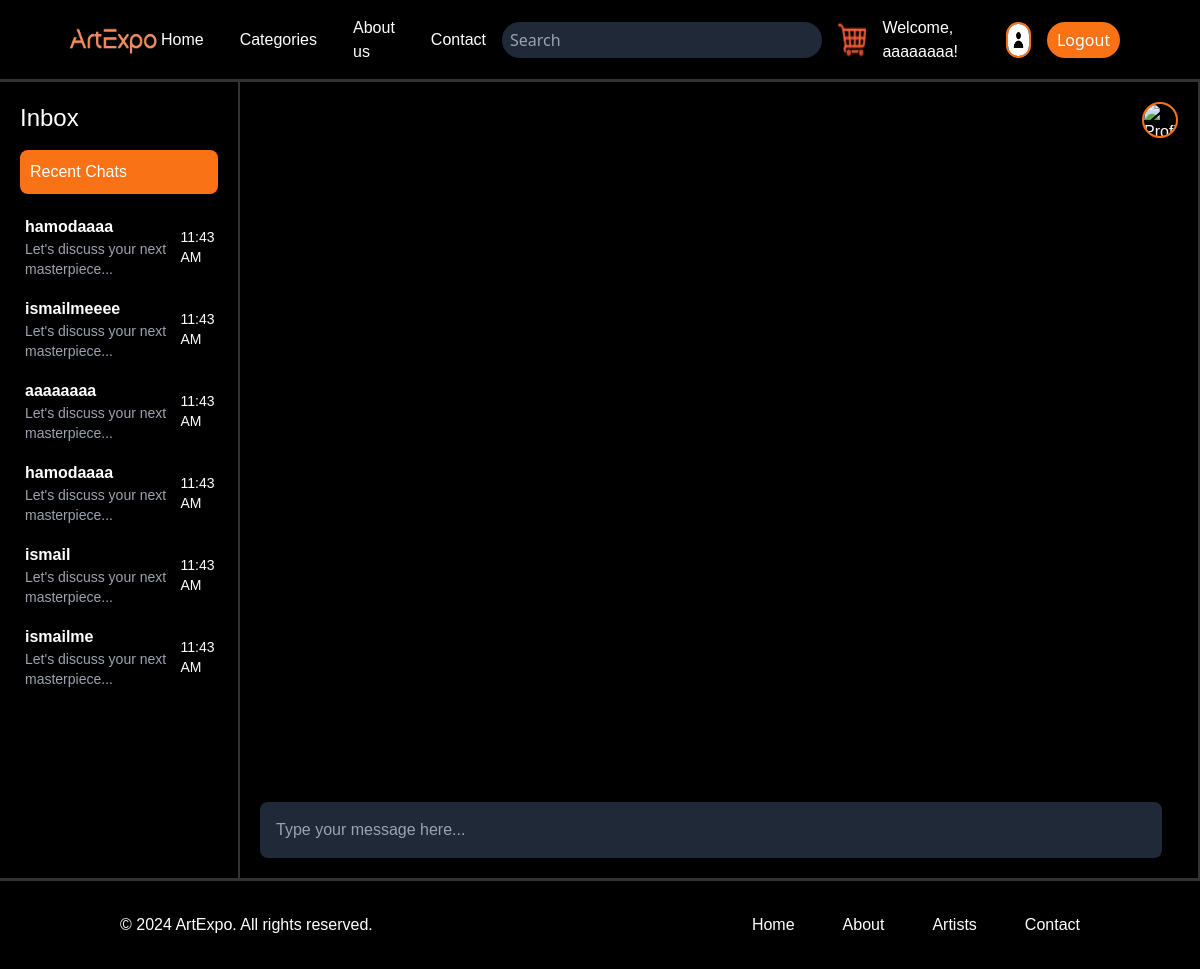
Page /view_messages/ (signed in) on the committed database.
### todo/models.py (models this page shows, shortened)
class User(AbstractUser):
    username = models.CharField(max_length=24, validators=[username_validator])
    full_name = models.CharField(max_length=50)
    address = models.CharField(max_length=25)
    email = models.EmailField(null=True)
    bio = models.TextField(max_length=300)
    password = models.CharField(max_length=100, validators=[password_validator])
    phone = models.CharField(max_length=10, validators=[phone_validator], null=True, )
    profile_picture = models.ImageField(upload_to='profile_pics/', default='profile_pics/default_profile.jpg')
    date_joined = models.DateTimeField(auto_now_add=True, null=True)
    status_choices = [
        ('basic_user', 'basic user'),
        ('pending_seller_approval', 'Pending Seller Approval'),
        ('seller', 'Seller')
    ]
    status = models.CharField(max_length=23, choices=status_choices, default='basic_user')

class Conversation(models.Model):
    user1 = models.ForeignKey(User, on_delete=models.CASCADE, related_name='conversations_as_user1', null=False)
    user2 = models.ForeignKey(User, on_delete=models.CASCADE, related_name='conversations_as_user2', null=False)
    date_joined = models.DateTimeField(auto_now_add=True, null=True)

### todo/views.py (the view)
# urls.py: path('view_messages/', views.view_messages, name='view_messages'),
def view_messages(request):
    user1 = request.user
    all_conversations = Conversation.objects.filter(
        (models.Q(user1=user1) | models.Q(user2=user1))
    )
    context = {
        'all_conversations': all_conversations
    }
    return render(request,'messages.html',context)

### templates/messages.html (shortened to what this page needs)
{% extends 'home.html' %}
{% block content2 %}
    <main>
        <div class="bg-black text-white">
            <div class="flex h-screen">
                <div class="w-1-5 p-5 overflow-y-auto border-r-2 border-t-2 border-b-2">
                    <h1 class="text-2xl mb-4">Inbox</h1>
                    <div class="message-container bg-orange-500 p-3 rounded mb-4">Recent Chats</div>
                    <div>
                        {% for convo in all_conversations %}
                            {% if convo.user2.username != user.username %}
                                <a href="{% url 'messaging' %}?member_id={{ convo.user2.id }}" >
                                    <div class="flex justify-between items-center p-3 hover-bg-gray-700 rounded mb-2 cursor-pointer transition ease-in-out">
                                        <div class="flex-col" style="padding: 5px">
                                            <span class="font-semibold"> {{ convo.user2.username }}</span>
                                            <p class="text-sm text-gray-400">Let's discuss your next masterpiece...</p>
                                        </div>
                                        <span class="text-sm">11:43 AM</span>
                                    </div>
                                </a>
                            {% else %}
                                <a href="{% url 'messaging' %}?member_id={{ convo.user1.id }}" >
                                    <div class="flex justify-between items-center p-3 hover-bg-gray-700 rounded mb-2 cursor-pointer transition ease-in-out">
                                        <div class="flex-col" style="padding: 5px">
                                            <span class="font-semibold"> {{ convo.user1.username }}</span>
                                            <p class="text-sm text-gray-400">Let's discuss your next masterpiece...</p>
                                        </div>
                                        <span class="text-sm">11:43 AM</span>
                                    </div>
                                </a>
                            {% endif %}
                        {% endfor %}
                    </div>
                </div>
                <div class="w-4-5 p-5 flex flex-col justify-between border-r-2 border-t-2 border-b-2">
                    <div class="overflow-y-auto">
                        <div class="flex justify-between items-center p-3 hover-bg-gray-700 rounded mb-2 cursor-pointer transition ease-in-out">
                            <div class="flex-col message-container ">
                            </div>
                            <a href="#">
                                <img src="..{{member2.profile_picture.url}}" class="w-9 h-9 rounded-full border-2 border-orange-500" alt="Profile Picture">
                            </a>
                        </div>
                    </div>
                    <div class="flex-1 overflow-y-auto">
                    </div>
                    <div class="mt-6">
                        <form action="" method="post">
                            <div class="flex items-center gap-4">
                                <input type="text" name="msg" placeholder="Type your message here..." required class="w-full p-4 bg-gray-800 rounded placeholder-gray-400">
                            </div>
                        </form>
                    </div>
                </div>
            </div>
        </div>
    </main>
{% endblock content2 %}

### templates/home.html (shortened to what this page needs)
<!DOCTYPE html>
<html lang="en">
<head>
    <link rel="stylesheet" href="/output.css">
</head>
<body class="bg-black">
<div class="bg-black">
    <header class="bg-black mb-0 mt-0 w-full h-20 flex items-center justify-between">
        <nav class="flex items-center justify-between w-full px-8">
        <a href="{% url 'home' %}">
            <img src="../img/sitelogo.png" alt="Logo" class="h-10"></a>
            <ul class="flex items-center space-x-4 gap-5">
                <li><a href="{% url 'home' %}" class="text-white hover:text-orange-600">Home</a></li>
                <li><a href="{% url 'categories' %}" class="text-white hover:text-orange-600">Categories</a></li>
                <li><a href="{% url 'aboutus' %}" class="text-white hover:text-orange-600">About us</a></li>
                <li><a href="{% url 'contact' %}" class="text-white hover:text-orange-600">Contact</a></li>
            </ul>
            <div class="flex items-center space-x-4 ">
            <form action="{% url 'filtering' %}" method="post">
                <input type="text" name="search" class="w-80 h-9 px-2 border-0 border-gray-300 rounded-full shadow-md bg-gray-800 text-gray-300 text-base font-sans font-normal outline-none" placeholder="Search">
            </form>
            <a href="{% url 'cart_detail' %}"><img src="/img/orange-shopping-cart-10907 (1).png" alt=""></a>
                {% if user.is_authenticated %}
                <p class="text-white hover:text-orange-600 list-none">Welcome, {{ user.username }}!</p>
                    <a href="{% url 'profile_info' %}">
                    <img src="..{{user.profile_picture.url}}" class="w-9 h-9 rounded-full border-2 border-orange-500" alt="Profile Picture">
                </a>
                <button class="w-24 h-9 px-2 border-0 rounded-full bg-orange-500 text-white text-base font-sans font-normal outline-none hover:bg-orange-600 hover:text-black list-none"><a href="{% url 'logoutuser' %}">Logout</a></button>
                 {% endif %}
            </div>
        </nav>
    </header>
    {% block content1 %}
        {% block content2 %}{% endblock content2 %}
    {% endblock content1 %}
<footer class="bg-black text-white py-8">
    <div class="container mx-auto px-8">
        <div class="flex items-center justify-between">
            <p>&copy; 2024 ArtExpo. All rights reserved.</p>
            <ul class="flex space-x-6">
                <li><a href="rtyetyer.html" class="hover:text-orange-500">Home</a></li>
                <li><a href="#" class="hover:text-orange-500">About</a></li>
                <li><a href="#" class="hover:text-orange-500">Artists</a></li>
                <li><a href="#" class="hover:text-orange-500">Contact</a></li>
            </ul>
        </div>
    </div>
</footer>
</div>
</body>
</html>

### templates/messages.html (style rules this page uses)
body { font-family: 'Arial', sans-serif; background-color: #000; color: #fff; margin: 0; padding: 0; }
header { background-color: #000; height: 80px; display: flex; align-items: center; justify-content: space-between; padding: 0 32px; border-bottom: 1px solid #333; }
header img { height: 40px; }
header ul { display: flex; gap: 20px; list-style-type: none; padding: 0; margin: 0; }
header a { color: #fff; text-decoration: none; transition: color 0.3s; }
header input { width: 320px; height: 36px; padding: 0 8px; background-color: #333; border: none; border-radius: 9999px; color: #ccc; }
.flex { display: flex; }
.h-screen { height: 100vh; }
.w-1-5 { width: 20%; }
.w-4-5 { width: 80%; }
.p-5 { padding: 20px; }
.overflow-y-auto { overflow-y: auto; }
.border-r-2, .border-t-2, .border-b-2 { border-color: #333; border-style: solid; }
.border-r-2 { border-right-width: 2px; }
.border-t-2 { border-top-width: 2px; }
.border-b-2 { border-bottom-width: 2px; }
.rounded { border-radius: 8px; }
.rounded-full { border-radius: 9999px; }
.text-2xl { font-size: 1.5rem; margin-bottom: 24px; }
.mb-4 { margin-bottom: 16px; }
.cursor-pointer { cursor: pointer; }
.bg-orange-500 { background-color: #F97316; }
.flex-col { display: flex; flex-direction: column; }
.items-center { align-items: center; }
.justify-between { justify-content: space-between; }
.space-x-4 { margin-right: 16px; }
.transition { transition: transform 0.3s; }
.ease-in-out { transition-timing-function: ease-in-out; }
footer { background-color: #000; padding: 32px 0; text-align: center; border-top: 1px solid #333; }
footer ul { display: flex; justify-content: center; gap: 24px; list-style-type: none; padding: 0; margin: 0; }
.message-container { padding: 10px; }
footer a { color: #fff; text-decoration: none; transition: color 0.3s; }

### rows in the picture
User: username "aaaaaaaa", profile_picture (placeholder picture)
Conversation: user2.username "hamodaaaa"
Conversation: user2.username "ismailmeeee"
Conversation: user1.username "aaaaaaaa"
Conversation: user1.username "hamodaaaa"
Conversation: user1.username "ismail"
Conversation: user1.username "ismailme"
